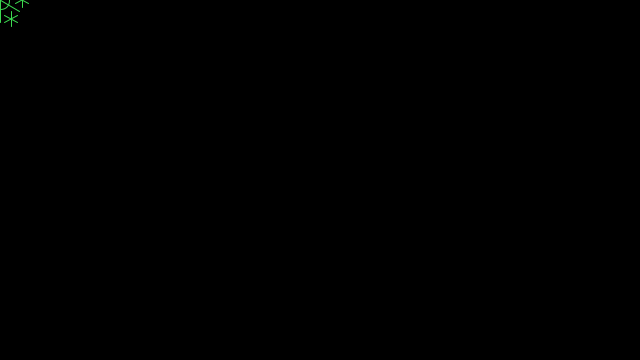
Frame 1 (no input)
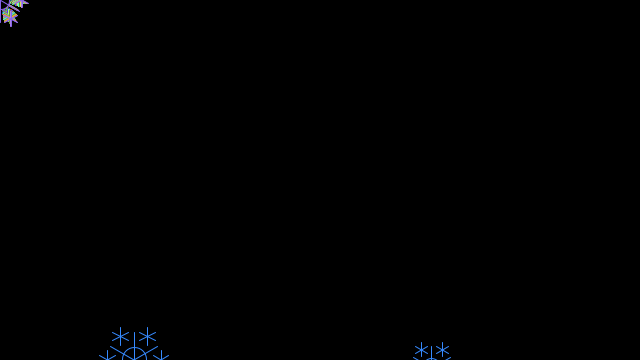
Frame 60 (the mouse pressed at the canvas centre just before this capture)
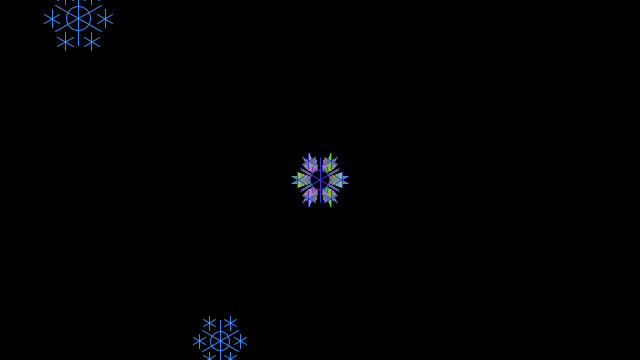
Frame 120 (the mouse held since frame 60 and released just before this capture)

The Processing sketch that drew these frames (run headless with seeded random() and noise(); from frame 60 on, the mouse is pressed at the canvas centre):

// Processing sketch: rainbowsnowflake
// ── rainbowsnowflake.pde
Ball[] myBall=new Ball[1];
class Ball{
  float x,y,r,check;
  Ball(float xi, float yi, float ri,int checki){
    x=xi;
    y=yi;
    r=ri;
    check=checki;
  }
  void display(){
    r-=0.8;
    if(check==1)
      r+=0.4;
    if(r<0)
      r=0;
   if(check==0)
    stroke(random(0,255),random(0,255),random(0,255));
   else{
    stroke(54,138,255);
    y+=0.45;
   }
    fill(0);
    circle(x,y,r*0.45);
    drawflakes(x,y,r);
  }
  void snowflakes(){
    float l=r/3;
    if(l>0.00001){
    drawflakes(x+r*0.5,y,l);
    drawflakes(x-r*0.5,y,l);
    drawflakes(x-r*0.5/2,y-r*0.5*sqrt(3)/2,l);
    drawflakes(x+r*0.5/2,y-r*0.5*sqrt(3)/2,l);
    drawflakes(x-r*0.5/2,y+r*0.5*sqrt(3)/2,l);
    drawflakes(x+r*0.5/2,y+r*0.5*sqrt(3)/2,l);
    }
  }
}
void drawflakes(float x, float y, float l){
  if(l>0.00001){
  line(x,y-l/2,x,y+l/2);
  line(x-sqrt(3)*l/4,y+l/4,x+sqrt(3)*l/4,y-l/4);
  line(x-sqrt(3)*l/4,y-l/4,x+sqrt(3)*l/4,y+l/4);
  }
}
void make_Ball(){
  Ball aBall=new Ball(mouseX,mouseY,45,0);
  myBall=(Ball[])append(myBall,aBall);
  if(myBall.length%30==0){
    Ball bBall=new Ball(random(0,640),random(0,360),55,1);
    myBall=(Ball[])append(myBall,bBall);
  }
}
void setup(){
  size(640,360);
  background(0);
  myBall[0]=new Ball(900,900,0,0);
}
void draw(){
  background(0);
  make_Ball();
  for(int i=0;i<myBall.length;i++){
    myBall[i].display();
    myBall[i].snowflakes();
  }
}
